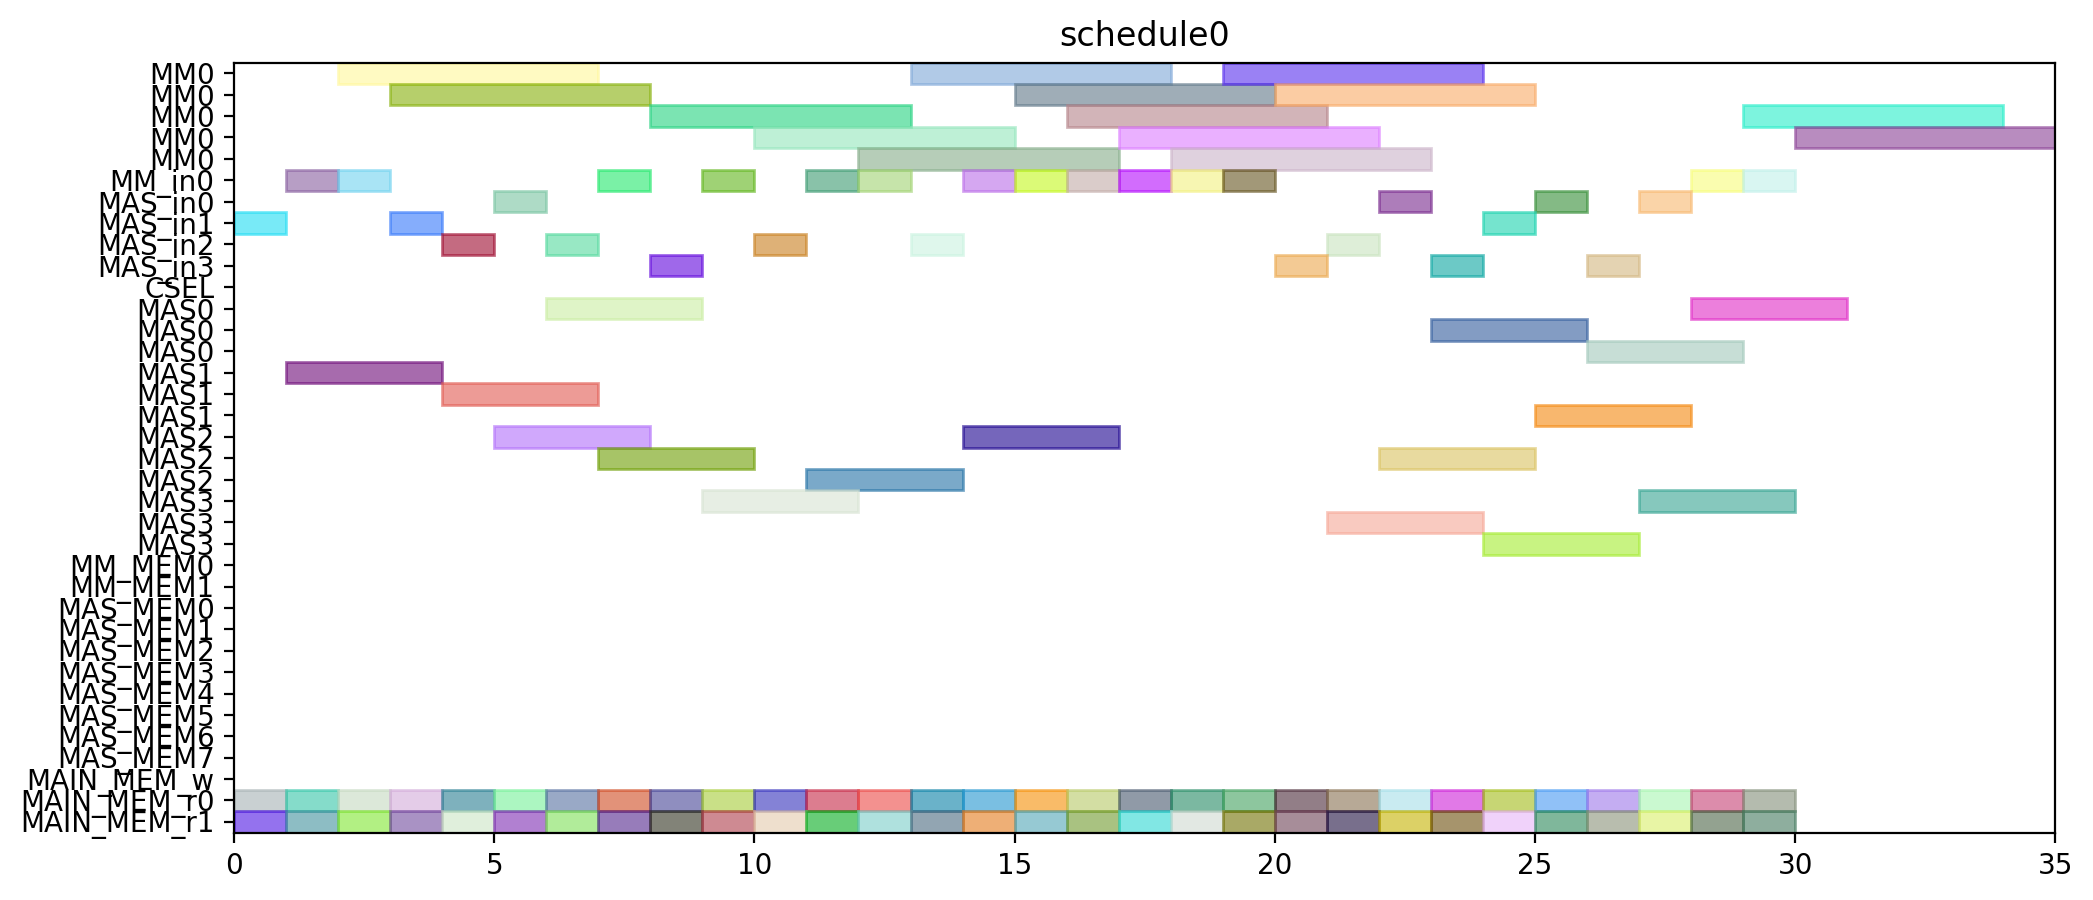

Write Python code to recreate this figure.
from pyschedule import Scenario, solvers, plotters, alt


def solve():
	horizon = 120
	S = Scenario("schedule0", horizon=horizon)

	# resource
	MM = S.Resources('MM', num=1, size=5)
	MM_in = S.Resources('MM_in', num=1)
	MAS_in = S.Resources('MAS_in', num=4)
	CSEL = S.Resource('CSEL')
	MAS = S.Resources('MAS', num=4, size=3, periods=range(1, horizon))
	MM_MEM = S.Resources('MM_MEM', num=2)
	MAS_MEM = S.Resources('MAS_MEM', num=8)
	MAIN_MEM_w = S.Resource('MAIN_MEM_w', size=1)
	MAIN_MEM_r = S.Resources('MAIN_MEM_r', num=2)

	# result of previous scheduling

	# new tasks
	r1_t0 = S.Task('r1_t0', length=5, delay_cost=1)
	r1_t0 += alt(MM)
	r1_t0_in = S.Task('r1_t0_in', length=1, delay_cost=1)
	r1_t0_in += alt(MM_in)
	S += r1_t0_in*MM_in[0]<=r1_t0*MM[0]
	r1_t0_mem0 = S.Task('r1_t0_mem0', length=1, delay_cost=1)
	r1_t0_mem0 += MAIN_MEM_r[0]
	S += r1_t0_mem0 <= r1_t0

	r1_t0_mem1 = S.Task('r1_t0_mem1', length=1, delay_cost=1)
	r1_t0_mem1 += MAIN_MEM_r[1]
	S += r1_t0_mem1 <= r1_t0

	r1_t1 = S.Task('r1_t1', length=5, delay_cost=1)
	r1_t1 += alt(MM)
	r1_t1_in = S.Task('r1_t1_in', length=1, delay_cost=1)
	r1_t1_in += alt(MM_in)
	S += r1_t1_in*MM_in[0]<=r1_t1*MM[0]
	r1_t1_mem0 = S.Task('r1_t1_mem0', length=1, delay_cost=1)
	r1_t1_mem0 += MAIN_MEM_r[0]
	S += r1_t1_mem0 <= r1_t1

	r1_t1_mem1 = S.Task('r1_t1_mem1', length=1, delay_cost=1)
	r1_t1_mem1 += MAIN_MEM_r[1]
	S += r1_t1_mem1 <= r1_t1

	r1_t2 = S.Task('r1_t2', length=3, delay_cost=1)
	r1_t2 += alt(MAS)
	r1_t2_in = S.Task('r1_t2_in', length=1, delay_cost=1)
	r1_t2_in += alt(MAS_in)
	S += r1_t2_in*MAS_in[0]<=r1_t2*MAS[0]

	S += r1_t2_in*MAS_in[1]<=r1_t2*MAS[1]

	S += r1_t2_in*MAS_in[2]<=r1_t2*MAS[2]

	S += r1_t2_in*MAS_in[3]<=r1_t2*MAS[3]

	r1_t2_mem0 = S.Task('r1_t2_mem0', length=1, delay_cost=1)
	r1_t2_mem0 += MAIN_MEM_r[0]
	S += r1_t2_mem0 <= r1_t2

	r1_t2_mem1 = S.Task('r1_t2_mem1', length=1, delay_cost=1)
	r1_t2_mem1 += MAIN_MEM_r[1]
	S += r1_t2_mem1 <= r1_t2

	r1_t3 = S.Task('r1_t3', length=3, delay_cost=1)
	r1_t3 += alt(MAS)
	r1_t3_in = S.Task('r1_t3_in', length=1, delay_cost=1)
	r1_t3_in += alt(MAS_in)
	S += r1_t3_in*MAS_in[0]<=r1_t3*MAS[0]

	S += r1_t3_in*MAS_in[1]<=r1_t3*MAS[1]

	S += r1_t3_in*MAS_in[2]<=r1_t3*MAS[2]

	S += r1_t3_in*MAS_in[3]<=r1_t3*MAS[3]

	r1_t3_mem0 = S.Task('r1_t3_mem0', length=1, delay_cost=1)
	r1_t3_mem0 += MAIN_MEM_r[0]
	S += r1_t3_mem0 <= r1_t3

	r1_t3_mem1 = S.Task('r1_t3_mem1', length=1, delay_cost=1)
	r1_t3_mem1 += MAIN_MEM_r[1]
	S += r1_t3_mem1 <= r1_t3

	r3_t0 = S.Task('r3_t0', length=5, delay_cost=1)
	r3_t0 += alt(MM)
	r3_t0_in = S.Task('r3_t0_in', length=1, delay_cost=1)
	r3_t0_in += alt(MM_in)
	S += r3_t0_in*MM_in[0]<=r3_t0*MM[0]
	r3_t0_mem0 = S.Task('r3_t0_mem0', length=1, delay_cost=1)
	r3_t0_mem0 += MAIN_MEM_r[0]
	S += r3_t0_mem0 <= r3_t0

	r3_t0_mem1 = S.Task('r3_t0_mem1', length=1, delay_cost=1)
	r3_t0_mem1 += MAIN_MEM_r[1]
	S += r3_t0_mem1 <= r3_t0

	r3_t1 = S.Task('r3_t1', length=5, delay_cost=1)
	r3_t1 += alt(MM)
	r3_t1_in = S.Task('r3_t1_in', length=1, delay_cost=1)
	r3_t1_in += alt(MM_in)
	S += r3_t1_in*MM_in[0]<=r3_t1*MM[0]
	r3_t1_mem0 = S.Task('r3_t1_mem0', length=1, delay_cost=1)
	r3_t1_mem0 += MAIN_MEM_r[0]
	S += r3_t1_mem0 <= r3_t1

	r3_t1_mem1 = S.Task('r3_t1_mem1', length=1, delay_cost=1)
	r3_t1_mem1 += MAIN_MEM_r[1]
	S += r3_t1_mem1 <= r3_t1

	r3_t2 = S.Task('r3_t2', length=3, delay_cost=1)
	r3_t2 += alt(MAS)
	r3_t2_in = S.Task('r3_t2_in', length=1, delay_cost=1)
	r3_t2_in += alt(MAS_in)
	S += r3_t2_in*MAS_in[0]<=r3_t2*MAS[0]

	S += r3_t2_in*MAS_in[1]<=r3_t2*MAS[1]

	S += r3_t2_in*MAS_in[2]<=r3_t2*MAS[2]

	S += r3_t2_in*MAS_in[3]<=r3_t2*MAS[3]

	r3_t2_mem0 = S.Task('r3_t2_mem0', length=1, delay_cost=1)
	r3_t2_mem0 += MAIN_MEM_r[0]
	S += r3_t2_mem0 <= r3_t2

	r3_t2_mem1 = S.Task('r3_t2_mem1', length=1, delay_cost=1)
	r3_t2_mem1 += MAIN_MEM_r[1]
	S += r3_t2_mem1 <= r3_t2

	r3_t3 = S.Task('r3_t3', length=3, delay_cost=1)
	r3_t3 += alt(MAS)
	r3_t3_in = S.Task('r3_t3_in', length=1, delay_cost=1)
	r3_t3_in += alt(MAS_in)
	S += r3_t3_in*MAS_in[0]<=r3_t3*MAS[0]

	S += r3_t3_in*MAS_in[1]<=r3_t3*MAS[1]

	S += r3_t3_in*MAS_in[2]<=r3_t3*MAS[2]

	S += r3_t3_in*MAS_in[3]<=r3_t3*MAS[3]

	r3_t3_mem0 = S.Task('r3_t3_mem0', length=1, delay_cost=1)
	r3_t3_mem0 += MAIN_MEM_r[0]
	S += r3_t3_mem0 <= r3_t3

	r3_t3_mem1 = S.Task('r3_t3_mem1', length=1, delay_cost=1)
	r3_t3_mem1 += MAIN_MEM_r[1]
	S += r3_t3_mem1 <= r3_t3

	r4_t0 = S.Task('r4_t0', length=5, delay_cost=1)
	r4_t0 += alt(MM)
	r4_t0_in = S.Task('r4_t0_in', length=1, delay_cost=1)
	r4_t0_in += alt(MM_in)
	S += r4_t0_in*MM_in[0]<=r4_t0*MM[0]
	r4_t0_mem0 = S.Task('r4_t0_mem0', length=1, delay_cost=1)
	r4_t0_mem0 += MAIN_MEM_r[0]
	S += r4_t0_mem0 <= r4_t0

	r4_t0_mem1 = S.Task('r4_t0_mem1', length=1, delay_cost=1)
	r4_t0_mem1 += MAIN_MEM_r[1]
	S += r4_t0_mem1 <= r4_t0

	r4_t1 = S.Task('r4_t1', length=5, delay_cost=1)
	r4_t1 += alt(MM)
	r4_t1_in = S.Task('r4_t1_in', length=1, delay_cost=1)
	r4_t1_in += alt(MM_in)
	S += r4_t1_in*MM_in[0]<=r4_t1*MM[0]
	r4_t1_mem0 = S.Task('r4_t1_mem0', length=1, delay_cost=1)
	r4_t1_mem0 += MAIN_MEM_r[0]
	S += r4_t1_mem0 <= r4_t1

	r4_t1_mem1 = S.Task('r4_t1_mem1', length=1, delay_cost=1)
	r4_t1_mem1 += MAIN_MEM_r[1]
	S += r4_t1_mem1 <= r4_t1

	r4_t2 = S.Task('r4_t2', length=3, delay_cost=1)
	r4_t2 += alt(MAS)
	r4_t2_in = S.Task('r4_t2_in', length=1, delay_cost=1)
	r4_t2_in += alt(MAS_in)
	S += r4_t2_in*MAS_in[0]<=r4_t2*MAS[0]

	S += r4_t2_in*MAS_in[1]<=r4_t2*MAS[1]

	S += r4_t2_in*MAS_in[2]<=r4_t2*MAS[2]

	S += r4_t2_in*MAS_in[3]<=r4_t2*MAS[3]

	r4_t2_mem0 = S.Task('r4_t2_mem0', length=1, delay_cost=1)
	r4_t2_mem0 += MAIN_MEM_r[0]
	S += r4_t2_mem0 <= r4_t2

	r4_t2_mem1 = S.Task('r4_t2_mem1', length=1, delay_cost=1)
	r4_t2_mem1 += MAIN_MEM_r[1]
	S += r4_t2_mem1 <= r4_t2

	r4_t3 = S.Task('r4_t3', length=3, delay_cost=1)
	r4_t3 += alt(MAS)
	r4_t3_in = S.Task('r4_t3_in', length=1, delay_cost=1)
	r4_t3_in += alt(MAS_in)
	S += r4_t3_in*MAS_in[0]<=r4_t3*MAS[0]

	S += r4_t3_in*MAS_in[1]<=r4_t3*MAS[1]

	S += r4_t3_in*MAS_in[2]<=r4_t3*MAS[2]

	S += r4_t3_in*MAS_in[3]<=r4_t3*MAS[3]

	r4_t3_mem0 = S.Task('r4_t3_mem0', length=1, delay_cost=1)
	r4_t3_mem0 += MAIN_MEM_r[0]
	S += r4_t3_mem0 <= r4_t3

	r4_t3_mem1 = S.Task('r4_t3_mem1', length=1, delay_cost=1)
	r4_t3_mem1 += MAIN_MEM_r[1]
	S += r4_t3_mem1 <= r4_t3

	r5_t0 = S.Task('r5_t0', length=5, delay_cost=1)
	r5_t0 += alt(MM)
	r5_t0_in = S.Task('r5_t0_in', length=1, delay_cost=1)
	r5_t0_in += alt(MM_in)
	S += r5_t0_in*MM_in[0]<=r5_t0*MM[0]
	r5_t0_mem0 = S.Task('r5_t0_mem0', length=1, delay_cost=1)
	r5_t0_mem0 += MAIN_MEM_r[0]
	S += r5_t0_mem0 <= r5_t0

	r5_t0_mem1 = S.Task('r5_t0_mem1', length=1, delay_cost=1)
	r5_t0_mem1 += MAIN_MEM_r[1]
	S += r5_t0_mem1 <= r5_t0

	r5_t1 = S.Task('r5_t1', length=5, delay_cost=1)
	r5_t1 += alt(MM)
	r5_t1_in = S.Task('r5_t1_in', length=1, delay_cost=1)
	r5_t1_in += alt(MM_in)
	S += r5_t1_in*MM_in[0]<=r5_t1*MM[0]
	r5_t1_mem0 = S.Task('r5_t1_mem0', length=1, delay_cost=1)
	r5_t1_mem0 += MAIN_MEM_r[0]
	S += r5_t1_mem0 <= r5_t1

	r5_t1_mem1 = S.Task('r5_t1_mem1', length=1, delay_cost=1)
	r5_t1_mem1 += MAIN_MEM_r[1]
	S += r5_t1_mem1 <= r5_t1

	r5_t2 = S.Task('r5_t2', length=3, delay_cost=1)
	r5_t2 += alt(MAS)
	r5_t2_in = S.Task('r5_t2_in', length=1, delay_cost=1)
	r5_t2_in += alt(MAS_in)
	S += r5_t2_in*MAS_in[0]<=r5_t2*MAS[0]

	S += r5_t2_in*MAS_in[1]<=r5_t2*MAS[1]

	S += r5_t2_in*MAS_in[2]<=r5_t2*MAS[2]

	S += r5_t2_in*MAS_in[3]<=r5_t2*MAS[3]

	r5_t2_mem0 = S.Task('r5_t2_mem0', length=1, delay_cost=1)
	r5_t2_mem0 += MAIN_MEM_r[0]
	S += r5_t2_mem0 <= r5_t2

	r5_t2_mem1 = S.Task('r5_t2_mem1', length=1, delay_cost=1)
	r5_t2_mem1 += MAIN_MEM_r[1]
	S += r5_t2_mem1 <= r5_t2

	r5_t3 = S.Task('r5_t3', length=3, delay_cost=1)
	r5_t3 += alt(MAS)
	r5_t3_in = S.Task('r5_t3_in', length=1, delay_cost=1)
	r5_t3_in += alt(MAS_in)
	S += r5_t3_in*MAS_in[0]<=r5_t3*MAS[0]

	S += r5_t3_in*MAS_in[1]<=r5_t3*MAS[1]

	S += r5_t3_in*MAS_in[2]<=r5_t3*MAS[2]

	S += r5_t3_in*MAS_in[3]<=r5_t3*MAS[3]

	r5_t3_mem0 = S.Task('r5_t3_mem0', length=1, delay_cost=1)
	r5_t3_mem0 += MAIN_MEM_r[0]
	S += r5_t3_mem0 <= r5_t3

	r5_t3_mem1 = S.Task('r5_t3_mem1', length=1, delay_cost=1)
	r5_t3_mem1 += MAIN_MEM_r[1]
	S += r5_t3_mem1 <= r5_t3

	r6_t0 = S.Task('r6_t0', length=5, delay_cost=1)
	r6_t0 += alt(MM)
	r6_t0_in = S.Task('r6_t0_in', length=1, delay_cost=1)
	r6_t0_in += alt(MM_in)
	S += r6_t0_in*MM_in[0]<=r6_t0*MM[0]
	r6_t0_mem0 = S.Task('r6_t0_mem0', length=1, delay_cost=1)
	r6_t0_mem0 += MAIN_MEM_r[0]
	S += r6_t0_mem0 <= r6_t0

	r6_t0_mem1 = S.Task('r6_t0_mem1', length=1, delay_cost=1)
	r6_t0_mem1 += MAIN_MEM_r[1]
	S += r6_t0_mem1 <= r6_t0

	r6_t1 = S.Task('r6_t1', length=5, delay_cost=1)
	r6_t1 += alt(MM)
	r6_t1_in = S.Task('r6_t1_in', length=1, delay_cost=1)
	r6_t1_in += alt(MM_in)
	S += r6_t1_in*MM_in[0]<=r6_t1*MM[0]
	r6_t1_mem0 = S.Task('r6_t1_mem0', length=1, delay_cost=1)
	r6_t1_mem0 += MAIN_MEM_r[0]
	S += r6_t1_mem0 <= r6_t1

	r6_t1_mem1 = S.Task('r6_t1_mem1', length=1, delay_cost=1)
	r6_t1_mem1 += MAIN_MEM_r[1]
	S += r6_t1_mem1 <= r6_t1

	r6_t2 = S.Task('r6_t2', length=3, delay_cost=1)
	r6_t2 += alt(MAS)
	r6_t2_in = S.Task('r6_t2_in', length=1, delay_cost=1)
	r6_t2_in += alt(MAS_in)
	S += r6_t2_in*MAS_in[0]<=r6_t2*MAS[0]

	S += r6_t2_in*MAS_in[1]<=r6_t2*MAS[1]

	S += r6_t2_in*MAS_in[2]<=r6_t2*MAS[2]

	S += r6_t2_in*MAS_in[3]<=r6_t2*MAS[3]

	r6_t2_mem0 = S.Task('r6_t2_mem0', length=1, delay_cost=1)
	r6_t2_mem0 += MAIN_MEM_r[0]
	S += r6_t2_mem0 <= r6_t2

	r6_t2_mem1 = S.Task('r6_t2_mem1', length=1, delay_cost=1)
	r6_t2_mem1 += MAIN_MEM_r[1]
	S += r6_t2_mem1 <= r6_t2

	r6_t3 = S.Task('r6_t3', length=3, delay_cost=1)
	r6_t3 += alt(MAS)
	r6_t3_in = S.Task('r6_t3_in', length=1, delay_cost=1)
	r6_t3_in += alt(MAS_in)
	S += r6_t3_in*MAS_in[0]<=r6_t3*MAS[0]

	S += r6_t3_in*MAS_in[1]<=r6_t3*MAS[1]

	S += r6_t3_in*MAS_in[2]<=r6_t3*MAS[2]

	S += r6_t3_in*MAS_in[3]<=r6_t3*MAS[3]

	r6_t3_mem0 = S.Task('r6_t3_mem0', length=1, delay_cost=1)
	r6_t3_mem0 += MAIN_MEM_r[0]
	S += r6_t3_mem0 <= r6_t3

	r6_t3_mem1 = S.Task('r6_t3_mem1', length=1, delay_cost=1)
	r6_t3_mem1 += MAIN_MEM_r[1]
	S += r6_t3_mem1 <= r6_t3

	r9_t2 = S.Task('r9_t2', length=3, delay_cost=1)
	r9_t2 += alt(MAS)
	r9_t2_in = S.Task('r9_t2_in', length=1, delay_cost=1)
	r9_t2_in += alt(MAS_in)
	S += r9_t2_in*MAS_in[0]<=r9_t2*MAS[0]

	S += r9_t2_in*MAS_in[1]<=r9_t2*MAS[1]

	S += r9_t2_in*MAS_in[2]<=r9_t2*MAS[2]

	S += r9_t2_in*MAS_in[3]<=r9_t2*MAS[3]

	r9_t2_mem0 = S.Task('r9_t2_mem0', length=1, delay_cost=1)
	r9_t2_mem0 += MAIN_MEM_r[0]
	S += r9_t2_mem0 <= r9_t2

	r9_t2_mem1 = S.Task('r9_t2_mem1', length=1, delay_cost=1)
	r9_t2_mem1 += MAIN_MEM_r[1]
	S += r9_t2_mem1 <= r9_t2

	r12_t0 = S.Task('r12_t0', length=5, delay_cost=1)
	r12_t0 += alt(MM)
	r12_t0_in = S.Task('r12_t0_in', length=1, delay_cost=1)
	r12_t0_in += alt(MM_in)
	S += r12_t0_in*MM_in[0]<=r12_t0*MM[0]
	r12_t0_mem0 = S.Task('r12_t0_mem0', length=1, delay_cost=1)
	r12_t0_mem0 += MAIN_MEM_r[0]
	S += r12_t0_mem0 <= r12_t0

	r12_t0_mem1 = S.Task('r12_t0_mem1', length=1, delay_cost=1)
	r12_t0_mem1 += MAIN_MEM_r[1]
	S += r12_t0_mem1 <= r12_t0

	r12_t1 = S.Task('r12_t1', length=5, delay_cost=1)
	r12_t1 += alt(MM)
	r12_t1_in = S.Task('r12_t1_in', length=1, delay_cost=1)
	r12_t1_in += alt(MM_in)
	S += r12_t1_in*MM_in[0]<=r12_t1*MM[0]
	r12_t1_mem0 = S.Task('r12_t1_mem0', length=1, delay_cost=1)
	r12_t1_mem0 += MAIN_MEM_r[0]
	S += r12_t1_mem0 <= r12_t1

	r12_t1_mem1 = S.Task('r12_t1_mem1', length=1, delay_cost=1)
	r12_t1_mem1 += MAIN_MEM_r[1]
	S += r12_t1_mem1 <= r12_t1

	r12_t2 = S.Task('r12_t2', length=3, delay_cost=1)
	r12_t2 += alt(MAS)
	r12_t2_in = S.Task('r12_t2_in', length=1, delay_cost=1)
	r12_t2_in += alt(MAS_in)
	S += r12_t2_in*MAS_in[0]<=r12_t2*MAS[0]

	S += r12_t2_in*MAS_in[1]<=r12_t2*MAS[1]

	S += r12_t2_in*MAS_in[2]<=r12_t2*MAS[2]

	S += r12_t2_in*MAS_in[3]<=r12_t2*MAS[3]

	r12_t2_mem0 = S.Task('r12_t2_mem0', length=1, delay_cost=1)
	r12_t2_mem0 += MAIN_MEM_r[0]
	S += r12_t2_mem0 <= r12_t2

	r12_t2_mem1 = S.Task('r12_t2_mem1', length=1, delay_cost=1)
	r12_t2_mem1 += MAIN_MEM_r[1]
	S += r12_t2_mem1 <= r12_t2

	r12_t3 = S.Task('r12_t3', length=3, delay_cost=1)
	r12_t3 += alt(MAS)
	r12_t3_in = S.Task('r12_t3_in', length=1, delay_cost=1)
	r12_t3_in += alt(MAS_in)
	S += r12_t3_in*MAS_in[0]<=r12_t3*MAS[0]

	S += r12_t3_in*MAS_in[1]<=r12_t3*MAS[1]

	S += r12_t3_in*MAS_in[2]<=r12_t3*MAS[2]

	S += r12_t3_in*MAS_in[3]<=r12_t3*MAS[3]

	r12_t3_mem0 = S.Task('r12_t3_mem0', length=1, delay_cost=1)
	r12_t3_mem0 += MAIN_MEM_r[0]
	S += r12_t3_mem0 <= r12_t3

	r12_t3_mem1 = S.Task('r12_t3_mem1', length=1, delay_cost=1)
	r12_t3_mem1 += MAIN_MEM_r[1]
	S += r12_t3_mem1 <= r12_t3

	r13_t0 = S.Task('r13_t0', length=5, delay_cost=1)
	r13_t0 += alt(MM)
	r13_t0_in = S.Task('r13_t0_in', length=1, delay_cost=1)
	r13_t0_in += alt(MM_in)
	S += r13_t0_in*MM_in[0]<=r13_t0*MM[0]
	r13_t0_mem0 = S.Task('r13_t0_mem0', length=1, delay_cost=1)
	r13_t0_mem0 += MAIN_MEM_r[0]
	S += r13_t0_mem0 <= r13_t0

	r13_t0_mem1 = S.Task('r13_t0_mem1', length=1, delay_cost=1)
	r13_t0_mem1 += MAIN_MEM_r[1]
	S += r13_t0_mem1 <= r13_t0

	r13_t1 = S.Task('r13_t1', length=5, delay_cost=1)
	r13_t1 += alt(MM)
	r13_t1_in = S.Task('r13_t1_in', length=1, delay_cost=1)
	r13_t1_in += alt(MM_in)
	S += r13_t1_in*MM_in[0]<=r13_t1*MM[0]
	r13_t1_mem0 = S.Task('r13_t1_mem0', length=1, delay_cost=1)
	r13_t1_mem0 += MAIN_MEM_r[0]
	S += r13_t1_mem0 <= r13_t1

	r13_t1_mem1 = S.Task('r13_t1_mem1', length=1, delay_cost=1)
	r13_t1_mem1 += MAIN_MEM_r[1]
	S += r13_t1_mem1 <= r13_t1

	r13_t2 = S.Task('r13_t2', length=3, delay_cost=1)
	r13_t2 += alt(MAS)
	r13_t2_in = S.Task('r13_t2_in', length=1, delay_cost=1)
	r13_t2_in += alt(MAS_in)
	S += r13_t2_in*MAS_in[0]<=r13_t2*MAS[0]

	S += r13_t2_in*MAS_in[1]<=r13_t2*MAS[1]

	S += r13_t2_in*MAS_in[2]<=r13_t2*MAS[2]

	S += r13_t2_in*MAS_in[3]<=r13_t2*MAS[3]

	r13_t2_mem0 = S.Task('r13_t2_mem0', length=1, delay_cost=1)
	r13_t2_mem0 += MAIN_MEM_r[0]
	S += r13_t2_mem0 <= r13_t2

	r13_t2_mem1 = S.Task('r13_t2_mem1', length=1, delay_cost=1)
	r13_t2_mem1 += MAIN_MEM_r[1]
	S += r13_t2_mem1 <= r13_t2

	r13_t3 = S.Task('r13_t3', length=3, delay_cost=1)
	r13_t3 += alt(MAS)
	r13_t3_in = S.Task('r13_t3_in', length=1, delay_cost=1)
	r13_t3_in += alt(MAS_in)
	S += r13_t3_in*MAS_in[0]<=r13_t3*MAS[0]

	S += r13_t3_in*MAS_in[1]<=r13_t3*MAS[1]

	S += r13_t3_in*MAS_in[2]<=r13_t3*MAS[2]

	S += r13_t3_in*MAS_in[3]<=r13_t3*MAS[3]

	r13_t3_mem0 = S.Task('r13_t3_mem0', length=1, delay_cost=1)
	r13_t3_mem0 += MAIN_MEM_r[0]
	S += r13_t3_mem0 <= r13_t3

	r13_t3_mem1 = S.Task('r13_t3_mem1', length=1, delay_cost=1)
	r13_t3_mem1 += MAIN_MEM_r[1]
	S += r13_t3_mem1 <= r13_t3

	r16_t3 = S.Task('r16_t3', length=3, delay_cost=1)
	r16_t3 += alt(MAS)
	r16_t3_in = S.Task('r16_t3_in', length=1, delay_cost=1)
	r16_t3_in += alt(MAS_in)
	S += r16_t3_in*MAS_in[0]<=r16_t3*MAS[0]

	S += r16_t3_in*MAS_in[1]<=r16_t3*MAS[1]

	S += r16_t3_in*MAS_in[2]<=r16_t3*MAS[2]

	S += r16_t3_in*MAS_in[3]<=r16_t3*MAS[3]

	r16_t3_mem0 = S.Task('r16_t3_mem0', length=1, delay_cost=1)
	r16_t3_mem0 += MAIN_MEM_r[0]
	S += r16_t3_mem0 <= r16_t3

	r16_t3_mem1 = S.Task('r16_t3_mem1', length=1, delay_cost=1)
	r16_t3_mem1 += MAIN_MEM_r[1]
	S += r16_t3_mem1 <= r16_t3

	solvers.mip.solve(S,msg=1,kind='CPLEX',ratio_gap=1.01)

	solution = [['hoge']*len(S.solution()[1]) for i in range(len(S.solution()))]
	for i in range(len(S.solution())):
		for j in range(len(S.solution()[i])):
			solution[i][j]=str(S.solution()[i][j])
	print(solution)

	cycles = int(solution[-1][3])

	pic_file_name = "/home/mfukuda/ABE/multiRAM_multiMAS_16mux/scheduling_result/stage5MM1_stage3MAS4/EP2_YRECOVER/schedule0.png"
	if(S.solution() != []):
		plotters.matplotlib.plot(S,img_filename=pic_file_name, show_task_labels=False, fig_size=(cycles*0.25+3, 5))

	return solution
